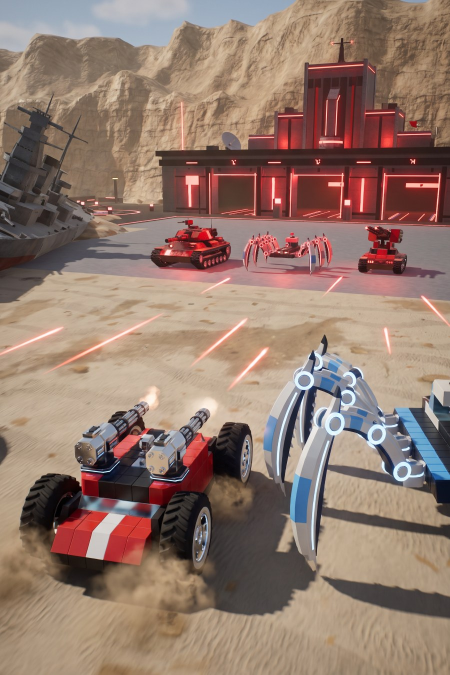
#> input picture assets/UI/Modes/elimination.jpg, 900 x 1350 px (shown at 1/2 size); its folder holds 4 pictures in this run
$ python bake-mode-art.py
#> lines starting #> are read from the running program, lines starting #| are printed output that depends on the picture
"""Bake the frozen H5 CSS image filters once, avoiding runtime filter passes."""
from pathlib import Path
from PIL import Image
import math

root = Path(__file__).resolve().parents[2]
output = root / 'assets/UI/Modes/Filtered'
output.mkdir(parents=True, exist_ok=True)

def bake(name, state, saturation, brightness, contrast=1, hue=0):
#> called with name = 'elimination', state = 'idle', saturation = 0.55, brightness = 0.55, contrast = 1, hue = 0
    angle = math.radians(hue)
    c, s = math.cos(angle), math.sin(angle)
    hue_matrix = (
        (.213 + c*.787 - s*.213, .715 - c*.715 - s*.715, .072 - c*.072 + s*.928),
        (.213 - c*.213 + s*.143, .715 + c*.285 + s*.140, .072 - c*.072 - s*.283),
        (.213 - c*.213 - s*.787, .715 - c*.715 + s*.715, .072 + c*.928 + s*.072),
    )
    sat_matrix = tuple(tuple(weight*(1-saturation) + (saturation if i == j else 0)
                             for j, weight in enumerate((.213, .715, .072))) for i in range(3))
    matrix = tuple(tuple(sum(hue_matrix[i][k]*sat_matrix[k][j] for k in range(3))*brightness*contrast
                         for j in range(3)) for i in range(3))
    coefficients = tuple(value for row in matrix for value in (*row, 255*(1-contrast)*.5))
    with Image.open(root / f'assets/UI/Modes/{name}.jpg') as image:
#> image is the input picture: PIL image 900x1350 RGB; mean R, G, B 146.9, 121.9, 109.4
        image.convert('RGB').convert('RGB', coefficients).save(output / f'{name}-{state}.jpg', quality=92)
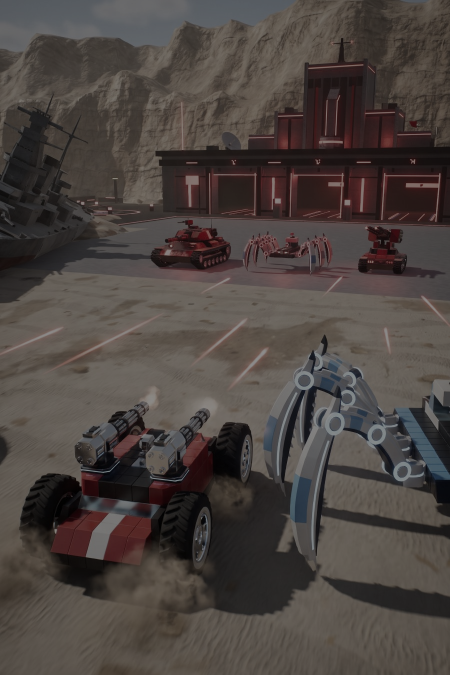
#> saved as elimination-idle.jpg: PIL image 900x1350 RGB (shown at 1/2 size); mean R, G, B 75.7, 68.1, 64.4

for name in ('elimination', 'conquest', 'escort', 'test', 'crater'):
    bake(name, 'idle', .55, .55)
    bake(name, 'hover', .85, .8)
#> call 2 of bake, with name = 'elimination', state = 'hover', saturation = 0.85, brightness = 0.8, contrast = 1, hue = 0
#> in bake (call 2), `image.convert('RGB').convert('RGB', coefficients).save(output / f'{nam..`:
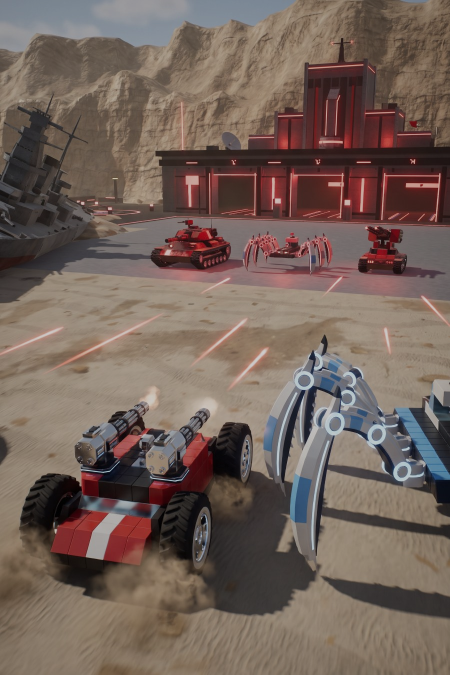
#> saved as elimination-hover.jpg: PIL image 900x1350 RGB (shown at 1/2 size); mean R, G, B 115.1, 98.1, 89.5
    bake(name, 'selected', 1, .95)
#> pass 2 of the loop `for name in ('elimination', 'conquest', 'escort', 'test', 'crater'):`:
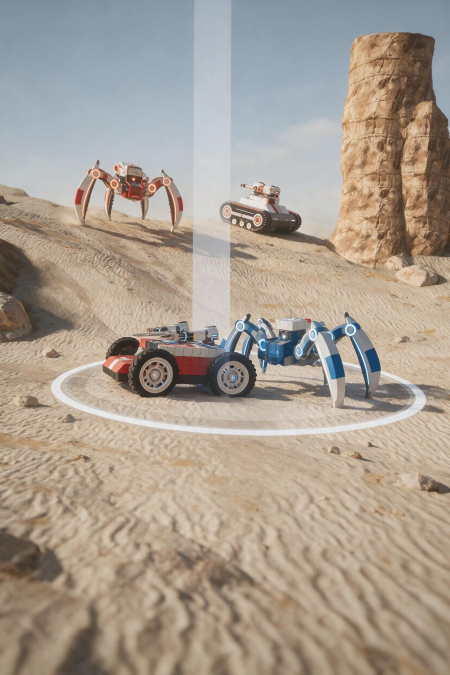
#> input picture assets/UI/Modes/conquest.jpg, 900 x 1350 px (shown at 1/2 size)
#> in bake, image is the input picture: PIL image 900x1350 RGB; mean R, G, B 168.6, 157.2, 144.1
#> in bake (call 4), `image.convert('RGB').convert('RGB', coefficients).save(output / f'{nam..`:
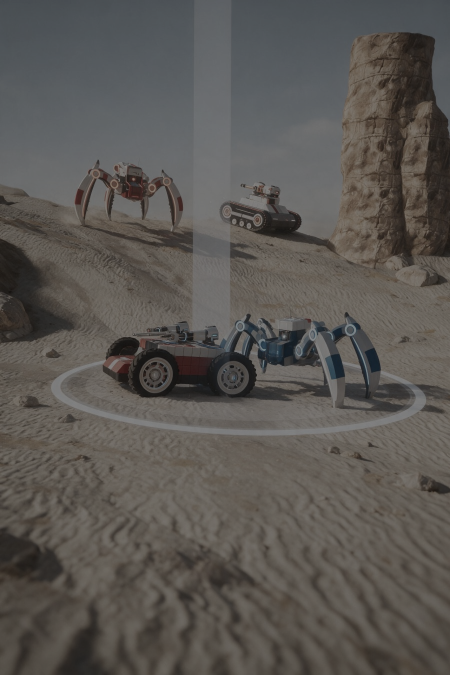
#> saved as conquest-idle.jpg: PIL image 900x1350 RGB (shown at 1/2 size); mean R, G, B 90.3, 86.9, 82.9
#> in bake (call 5), `image.convert('RGB').convert('RGB', coefficients).save(output / f'{nam..`:
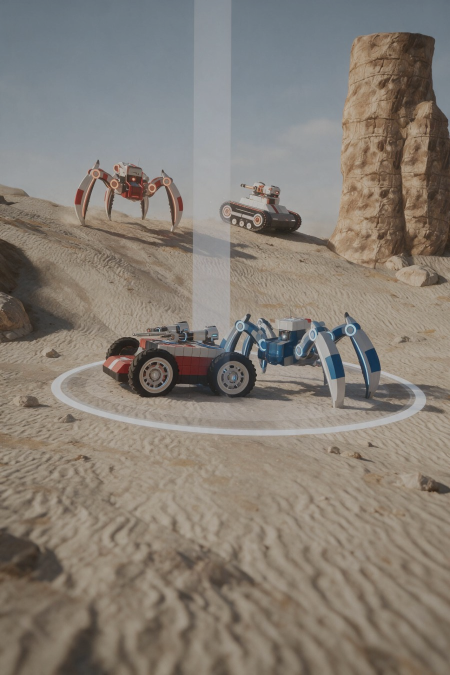
#> saved as conquest-hover.jpg: PIL image 900x1350 RGB (shown at 1/2 size); mean R, G, B 133.7, 126, 117
#> pass 3 of the loop `for name in ('elimination', 'conquest', 'escort', 'test', 'crater'):`:
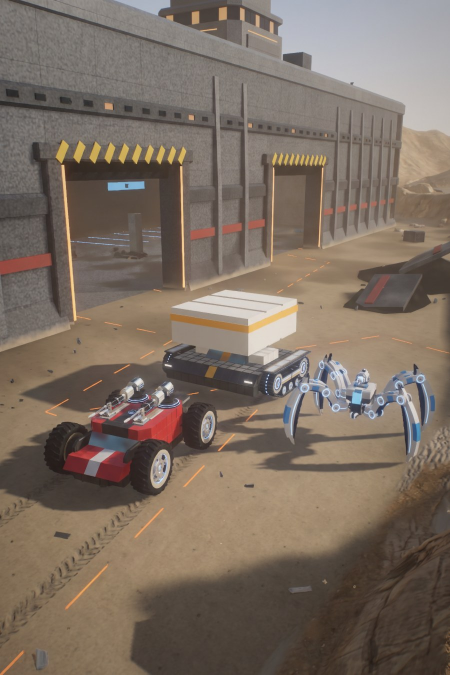
#> input picture assets/UI/Modes/escort.jpg, 900 x 1350 px (shown at 1/2 size)
#> in bake, image is the input picture: PIL image 900x1350 RGB; mean R, G, B 124.1, 110.2, 98.3
#> in bake (call 7), `image.convert('RGB').convert('RGB', coefficients).save(output / f'{nam..`:
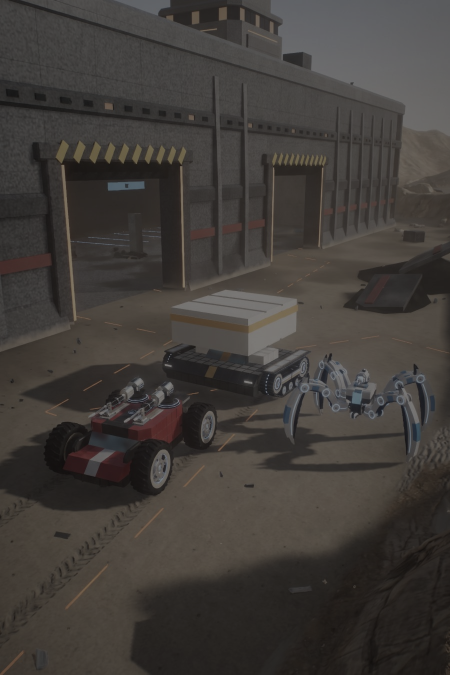
#> saved as escort-idle.jpg: PIL image 900x1350 RGB (shown at 1/2 size); mean R, G, B 65.3, 61.1, 57.5
#> in bake (call 8), `image.convert('RGB').convert('RGB', coefficients).save(output / f'{nam..`:
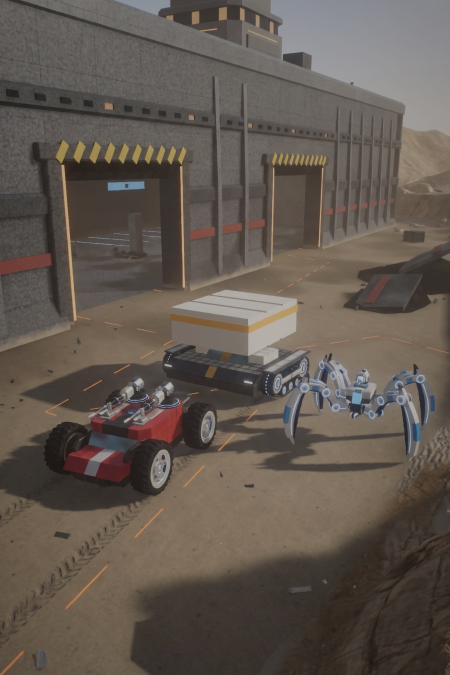
#> saved as escort-hover.jpg: PIL image 900x1350 RGB (shown at 1/2 size); mean R, G, B 97.9, 88.4, 80.3
#> (the run stopped early here; a loop or call above may not have finished)
